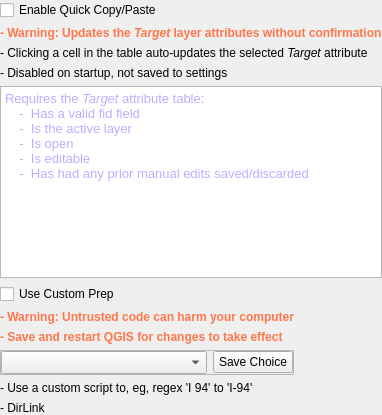
     <widget class="QWidget" name="page_2">
      <property name="sizePolicy">
       <sizepolicy hsizetype="Preferred" vsizetype="Maximum">
        <horstretch>0</horstretch>
        <verstretch>0</verstretch>
       </sizepolicy>
      </property>
      <layout class="QVBoxLayout" name="verticalLayout_9">
       <property name="leftMargin">
        <number>0</number>
       </property>
       <property name="topMargin">
        <number>0</number>
       </property>
       <property name="rightMargin">
        <number>0</number>
       </property>
       <property name="bottomMargin">
        <number>0</number>
       </property>
       <item>
        <widget class="QFrame" name="frame_18">
         <property name="sizePolicy">
          <sizepolicy hsizetype="Preferred" vsizetype="Maximum">
           <horstretch>0</horstretch>
           <verstretch>0</verstretch>
          </sizepolicy>
         </property>
         <property name="frameShape">
          <enum>QFrame::NoFrame</enum>
         </property>
         <property name="frameShadow">
          <enum>QFrame::Plain</enum>
         </property>
         <property name="lineWidth">
          <number>0</number>
         </property>
         <layout class="QVBoxLayout" name="verticalLayout_8">
          <property name="leftMargin">
           <number>0</number>
          </property>
          <property name="topMargin">
           <number>0</number>
          </property>
          <property name="rightMargin">
           <number>0</number>
          </property>
          <property name="bottomMargin">
           <number>0</number>
          </property>
          <item>
           <widget class="QFrame" name="frame_15">
            <property name="sizePolicy">
             <sizepolicy hsizetype="Maximum" vsizetype="Preferred">
              <horstretch>0</horstretch>
              <verstretch>0</verstretch>
             </sizepolicy>
            </property>
            <property name="frameShape">
             <enum>QFrame::NoFrame</enum>
            </property>
            <property name="frameShadow">
             <enum>QFrame::Plain</enum>
            </property>
            <property name="lineWidth">
             <number>0</number>
            </property>
            <layout class="QVBoxLayout" name="verticalLayout_7">
             <property name="leftMargin">
              <number>0</number>
             </property>
             <property name="topMargin">
              <number>0</number>
             </property>
             <property name="rightMargin">
              <number>0</number>
             </property>
             <property name="bottomMargin">
              <number>0</number>
             </property>
             <item>
              <widget class="QCheckBox" name="enableCopyPaste">
               <property name="text">
                <string>Enable Quick Copy/Paste</string>
               </property>
              </widget>
             </item>
             <item>
              <widget class="QLabel" name="label">
               <property name="text">
                <string>&lt;html&gt;&lt;head/&gt;&lt;body&gt;&lt;p&gt;&lt;span style=&quot; font-weight:600; color:#ff774a;&quot;&gt;- Warning: Updates the &lt;/span&gt;&lt;span style=&quot; font-weight:600; font-style:italic; color:#ff774a;&quot;&gt;Target &lt;/span&gt;&lt;span style=&quot; font-weight:600; color:#ff774a;&quot;&gt;layer attributes without confirmation&lt;/span&gt;&lt;/p&gt;&lt;/body&gt;&lt;/html&gt;</string>
               </property>
              </widget>
             </item>
             <item>
              <widget class="QLabel" name="label_2">
               <property name="text">
                <string>&lt;html&gt;&lt;head/&gt;&lt;body&gt;&lt;p&gt;- Clicking a cell in the table auto-updates the selected &lt;span style=&quot; font-style:italic;&quot;&gt;Target&lt;/span&gt; attribute &lt;/p&gt;&lt;/body&gt;&lt;/html&gt;</string>
               </property>
               <property name="wordWrap">
                <bool>true</bool>
               </property>
              </widget>
             </item>
             <item>
              <widget class="QLabel" name="label_5">
               <property name="text">
                <string>- Disabled on startup, not saved to settings</string>
               </property>
              </widget>
             </item>
             <item>
              <widget class="QTextEdit" name="copyPasteReqs">
               <property name="sizePolicy">
                <sizepolicy hsizetype="Preferred" vsizetype="Expanding">
                 <horstretch>0</horstretch>
                 <verstretch>0</verstretch>
                </sizepolicy>
               </property>
               <property name="readOnly">
                <bool>true</bool>
               </property>
               <property name="html">
                <string>&lt;!DOCTYPE HTML PUBLIC &quot;-//W3C//DTD HTML 4.0//EN&quot; &quot;http://www.w3.org/TR/REC-html40/strict.dtd&quot;&gt;
&lt;html&gt;&lt;head&gt;&lt;meta name=&quot;qrichtext&quot; content=&quot;1&quot; /&gt;&lt;style type=&quot;text/css&quot;&gt;
p, li { white-space: pre-wrap; }
&lt;/style&gt;&lt;/head&gt;&lt;body style=&quot; font-family:'Ubuntu'; font-size:10pt; font-weight:400; font-style:normal;&quot;&gt;
&lt;p style=&quot; margin-top:0px; margin-bottom:0px; margin-left:0px; margin-right:0px; -qt-block-indent:0; text-indent:0px;&quot;&gt;&lt;span style=&quot; color:#b7b0ff;&quot;&gt;Requires the &lt;/span&gt;&lt;span style=&quot; font-style:italic; color:#b7b0ff;&quot;&gt;Target&lt;/span&gt;&lt;span style=&quot; color:#b7b0ff;&quot;&gt; attribute table:&lt;/span&gt;&lt;/p&gt;
&lt;p style=&quot; margin-top:0px; margin-bottom:0px; margin-left:0px; margin-right:0px; -qt-block-indent:0; text-indent:0px;&quot;&gt;&lt;span style=&quot; color:#b7b0ff;&quot;&gt;    -  Has a valid fid field&lt;/span&gt;&lt;/p&gt;
&lt;p style=&quot; margin-top:0px; margin-bottom:0px; margin-left:0px; margin-right:0px; -qt-block-indent:0; text-indent:0px;&quot;&gt;&lt;span style=&quot; color:#b7b0ff;&quot;&gt;    -  Is the active layer&lt;/span&gt;&lt;/p&gt;
&lt;p style=&quot; margin-top:0px; margin-bottom:0px; margin-left:0px; margin-right:0px; -qt-block-indent:0; text-indent:0px;&quot;&gt;&lt;span style=&quot; color:#b7b0ff;&quot;&gt;    -  Is open&lt;/span&gt;&lt;/p&gt;
&lt;p style=&quot; margin-top:0px; margin-bottom:0px; margin-left:0px; margin-right:0px; -qt-block-indent:0; text-indent:0px;&quot;&gt;&lt;span style=&quot; color:#b7b0ff;&quot;&gt;    -  Is editable&lt;/span&gt;&lt;/p&gt;
&lt;p style=&quot; margin-top:0px; margin-bottom:0px; margin-left:0px; margin-right:0px; -qt-block-indent:0; text-indent:0px;&quot;&gt;&lt;span style=&quot; color:#b7b0ff;&quot;&gt;    -  Has had any prior manual edits saved/discarded&lt;/span&gt;&lt;/p&gt;&lt;/body&gt;&lt;/html&gt;</string>
               </property>
              </widget>
             </item>
            </layout>
           </widget>
          </item>
          <item>
           <widget class="QFrame" name="frame_8">
            <property name="frameShape">
             <enum>QFrame::NoFrame</enum>
            </property>
            <property name="frameShadow">
             <enum>QFrame::Plain</enum>
            </property>
            <property name="lineWidth">
             <number>0</number>
            </property>
            <layout class="QVBoxLayout" name="verticalLayout_3">
             <property name="leftMargin">
              <number>0</number>
             </property>
             <property name="topMargin">
              <number>0</number>
             </property>
             <property name="rightMargin">
              <number>0</number>
             </property>
             <property name="bottomMargin">
              <number>0</number>
             </property>
             <item>
              <widget class="QFrame" name="frame_17">
               <property name="sizePolicy">
                <sizepolicy hsizetype="Maximum" vsizetype="Preferred">
                 <horstretch>0</horstretch>
                 <verstretch>0</verstretch>
                </sizepolicy>
               </property>
               <property name="frameShape">
                <enum>QFrame::NoFrame</enum>
               </property>
               <property name="frameShadow">
                <enum>QFrame::Plain</enum>
               </property>
               <property name="lineWidth">
                <number>0</number>
               </property>
               <layout class="QVBoxLayout" name="verticalLayout_4">
                <property name="leftMargin">
                 <number>0</number>
                </property>
                <property name="topMargin">
                 <number>0</number>
                </property>
                <property name="rightMargin">
                 <number>0</number>
                </property>
                <property name="bottomMargin">
                 <number>0</number>
                </property>
                <item>
                 <widget class="QCheckBox" name="customPrep">
                  <property name="sizePolicy">
                   <sizepolicy hsizetype="Preferred" vsizetype="Preferred">
                    <horstretch>0</horstretch>
                    <verstretch>0</verstretch>
                   </sizepolicy>
                  </property>
                  <property name="styleSheet">
                   <string notr="true"/>
                  </property>
                  <property name="text">
                   <string>Use Custom Prep</string>
                  </property>
                  <property name="checked">
                   <bool>false</bool>
                  </property>
                 </widget>
                </item>
                <item>
                 <widget class="QLabel" name="label_8">
                  <property name="text">
                   <string>&lt;html&gt;&lt;head/&gt;&lt;body&gt;&lt;p&gt;&lt;span style=&quot; font-weight:600; color:#fe774a;&quot;&gt;- Warning: Untrusted code can harm your computer&lt;/span&gt;&lt;/p&gt;&lt;/body&gt;&lt;/html&gt;</string>
                  </property>
                 </widget>
                </item>
                <item>
                 <widget class="QLabel" name="label_47">
                  <property name="frameShape">
                   <enum>QFrame::NoFrame</enum>
                  </property>
                  <property name="lineWidth">
                   <number>0</number>
                  </property>
                  <property name="text">
                   <string>&lt;html&gt;&lt;head/&gt;&lt;body&gt;&lt;p&gt;&lt;span style=&quot; font-weight:600; color:#fe774a;&quot;&gt;- Save and restart QGIS for changes to take effect&lt;/span&gt;&lt;/p&gt;&lt;/body&gt;&lt;/html&gt;</string>
                  </property>
                  <property name="alignment">
                   <set>Qt::AlignLeading|Qt::AlignLeft|Qt::AlignVCenter</set>
                  </property>
                 </widget>
                </item>
                <item>
                 <widget class="QFrame" name="frame_9">
                  <property name="frameShape">
                   <enum>QFrame::StyledPanel</enum>
                  </property>
                  <property name="frameShadow">
                   <enum>QFrame::Raised</enum>
                  </property>
                  <layout class="QHBoxLayout" name="horizontalLayout_9">
                   <property name="leftMargin">
                    <number>0</number>
                   </property>
                   <property name="topMargin">
                    <number>0</number>
                   </property>
                   <property name="rightMargin">
                    <number>0</number>
                   </property>
                   <property name="bottomMargin">
                    <number>0</number>
                   </property>
                   <item>
                    <widget class="QComboBox" name="customPrepFile">
                     <property name="font">
                      <font>
                       <pointsize>10</pointsize>
                      </font>
                     </property>
                    </widget>
                   </item>
                   <item>
                    <widget class="QPushButton" name="saveCustomPrep">
                     <property name="sizePolicy">
                      <sizepolicy hsizetype="Maximum" vsizetype="Fixed">
                       <horstretch>0</horstretch>
                       <verstretch>0</verstretch>
                      </sizepolicy>
                     </property>
                     <property name="text">
                      <string>Save Choice</string>
                     </property>
                    </widget>
                   </item>
                  </layout>
                 </widget>
                </item>
                <item>
                 <widget class="QLabel" name="label_6">
                  <property name="text">
                   <string>&lt;html&gt;&lt;head/&gt;&lt;body&gt;&lt;p&gt;- Use a custom script to, eg, regex 'I 94' to 'I-94'&lt;/p&gt;&lt;/body&gt;&lt;/html&gt;</string>
                  </property>
                 </widget>
                </item>
                <item>
                 <widget class="QLabel" name="customPrepLink">
                  <property name="contextMenuPolicy">
                   <enum>Qt::DefaultContextMenu</enum>
                  </property>
                  <property name="frameShape">
                   <enum>QFrame::NoFrame</enum>
                  </property>
                  <property name="lineWidth">
                   <number>0</number>
                  </property>
                  <property name="text">
                   <string>- DirLink</string>
                  </property>
                  <property name="openExternalLinks">
                   <bool>true</bool>
                  </property>
                 </widget>
                </item>
               </layout>
              </widget>
             </item>
            </layout>
           </widget>
          </item>
         </layout>
        </widget>
       </item>
      </layout>
     </widget>
